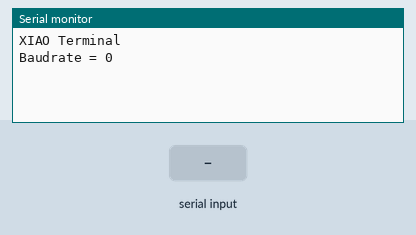
A sketch run on a simulated Arduino Zero (SAMD21). Shown: the last lines printed to the serial monitor. The test bench sets the inputs (shaded band).

Above: at 1.2 s.
1.3 s: "1" received over the second serial link
At 2.3 s:
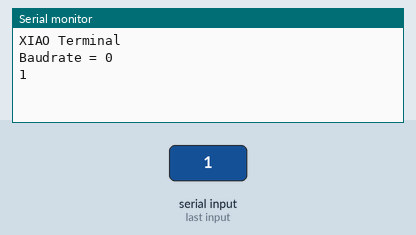
2.8 s: "0" received over the second serial link
At 3.5 s:
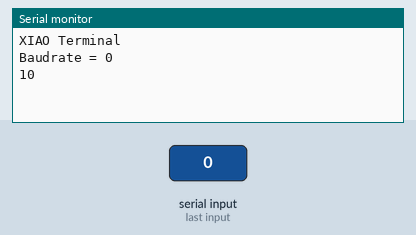

The sketch:

XIAO_Terminal.ino
```cpp
/*
 * File: XIAO_Terminal.ino
 *
 * Controlling LoRaWAN868 Unit serial by AT Commands
 */

uint32_t baud;
uint32_t old_baud;

void setup()
{
  SerialUSB.begin(115200);
  baud = SerialUSB.baud();
  old_baud = baud;
  Serial1.begin(baud);
  while (!Serial);
  while (!SerialUSB);
  Serial.println("XIAO Terminal");
  SerialUSB.print("Baudrate = ");
  SerialUSB.println(baud);
}

void loop()
{
  baud = SerialUSB.baud();
  if (baud != old_baud)
  {
    Serial1.begin(baud);
    while (!Serial);
    old_baud = baud;
    SerialUSB.println("Baudrate = ");
    SerialUSB.println(baud);
  }


  if (SerialUSB.available() > 0)
  {
    char c = SerialUSB.read();
    Serial1.write(c);
  }
  if (Serial1.available() > 0) {
    char c = Serial1.read();
    SerialUSB.write(c);
  }
}
```

Measured:
- after the input at 1.3 s, the serial monitor: prints a new line at once (image 1)
- after the input at 2.8 s, the serial monitor: prints a new line at once (image 2)
